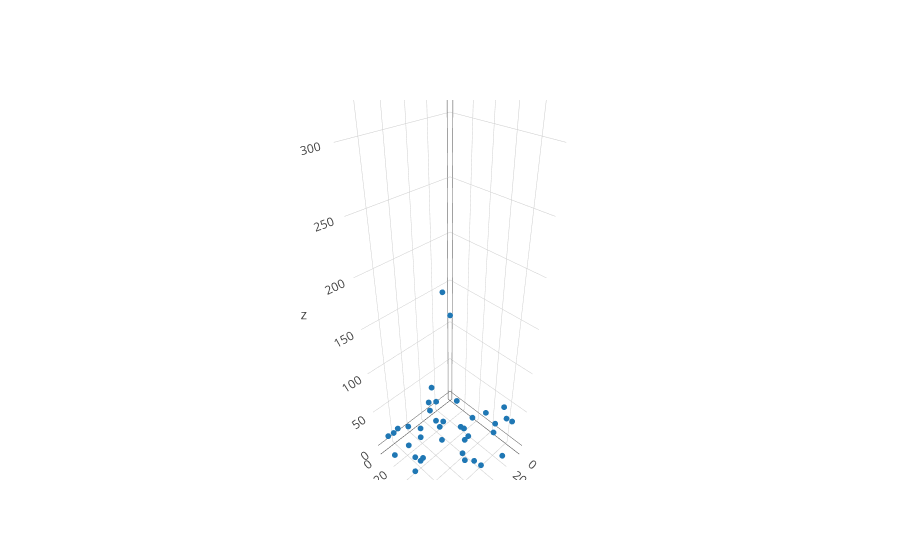

The notebook cell saved with this chart:
### Markdown cell above
Here, we take a sample of 20 percent of the above grid to "observe"

### Code cell
X_part, y_part = sim.rand_partial_grid(X, y, 0.1)
X_full, y_full, obs_idx, imag_idx = fill_grid(X_part, y_part)

color = np.zeros(X_full.shape[0])
color[obs_idx] = 1.0
trace_partial_obs = go.Scatter3d(x = X_full[obs_idx, 0], y = X_full[obs_idx, 1],
                                 z= y[obs_idx], mode = 'markers', marker=dict(size = 2))
iplot([trace_partial_obs])

### Figure 1 — Plotly figure (JSON) as saved in the notebook; plotly's stock layout.template omitted (floating-point values rounded to 4 significant figures)
{"data": [{"marker": {"size": 2}, "mode": "markers", "type": "scatter3d", "x": [0, 0, 10, 10, 10, 10, 15, 25, 25, 30, 30, 30, 30, 35, 35, 35, 35, 40, 40, 45, 45, 45, 50, 50, 60, 65, 70, 70, 75, 80, 80, 85, 85, 85, 90, 90, 90, 90, 95, 95], "y": [65, 85, 0, 20, 60, 85, 75, 45, 95, 30, 45, 60, 95, 5, 15, 25, 60, 25, 60, 15, 20, 25, 70, 90, 90, 5, 30, 85, 65, 0, 40, 15, 30, 50, 5, 45, 55, 85, 20, 50], "z": [7, 28, 144, 13, 28, 41, 16, 4, 9, 145, 11, 38, 82, 6, 28, 6, 15, 2, 14, 35, 60, 16, 2, 15, 32, 7, 18, 48, 52, 6, 1, 31, 20, 21, 15, 22, 72, 377, 5, 11]}], "layout": {}}
